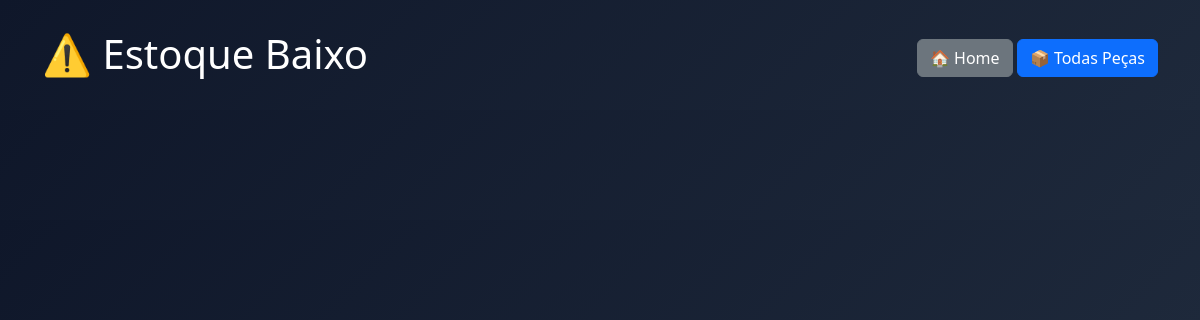
/relatorios/estoque-baixo, run on an earlier commit of the app's database.
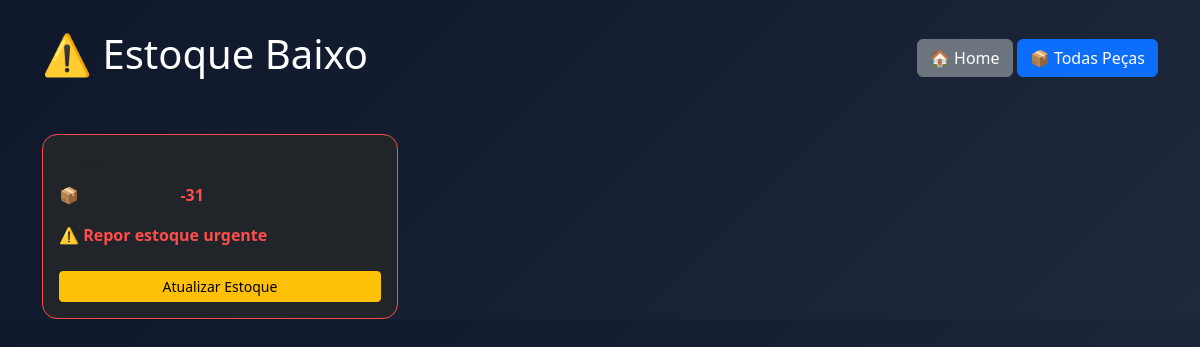
And on a later commit of the database.
### tables this page shows
CREATE TABLE pecas (
    id INTEGER PRIMARY KEY AUTOINCREMENT,
    nome TEXT NOT NULL,
    codigo TEXT,
    quantidade_estoque INTEGER DEFAULT 0,
    preco_venda REAL
);

### app.py (the view)
@app.route("/relatorios/estoque-baixo")
def estoque_baixo():
    conn = conectar()
    cursor = conn.cursor()
    pecas = cursor.execute("""
        SELECT * FROM pecas
        WHERE quantidade_estoque <= 5
    """).fetchall()
    conn.close()
    return render_template("relatorio_estoque.html", pecas=pecas)

### db.py (called while the page is built)
def conectar():
    conn = sqlite3.connect("oficina.db")
    conn.row_factory = sqlite3.Row
    return conn

### templates/relatorio_estoque.html (shortened to what this page needs)
<!DOCTYPE html>
<html lang="pt-br">
<head>
    <link href="https://cdn.jsdelivr.net/npm/bootstrap@5.3.0/dist/css/bootstrap.min.css" rel="stylesheet">
</head>
<body>
<div class="container">
    <div class="top-bar">
        <h1>⚠️ Estoque Baixo</h1>
        <div>
            <a href="/" class="btn btn-secondary">🏠 Home</a>
            <a href="/pecas" class="btn btn-primary">📦 Todas Peças</a>
        </div>
    </div>
    <div class="row mt-4 g-4">
        {% for p in pecas %}
        <div class="col-md-4">
            <div class="card bg-dark p-3">
                <h5>{{p.nome}}</h5>
                <p>
                    📦 Quantidade:
                    <span class="alerta">{{p.quantidade_estoque}}</span>
                </p>
                <p class="alerta">⚠️ Repor estoque urgente</p>
                <a href="/pecas/editar/{{p.id}}" class="btn btn-warning btn-sm mt-2">
                    Atualizar Estoque
                </a>
            </div>
        </div>
        {% endfor %}
    </div>
</div>
</body>
</html>

What changed in the data, as far as the page shows it:
added pecas: quantidade_estoque "-31"
